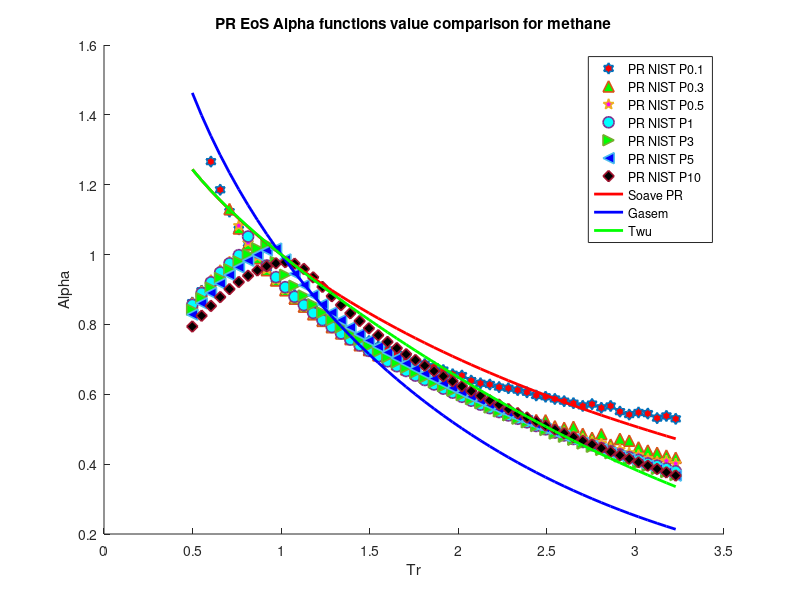

Recreate this plot in MATLAB.
clear 
clc
load methane_rho_different_pressure_data.mat
%PR methane
P = [0.1E6,0.3E6,0.5E6,1E6,3E6,5E6,10E6]; %pa
omega = 0.0115; %Acentric factor
Tc = 190.56; %K
Pc = 4599200; %Pa
R = 8.31446 %J/K*mol
b = 0.07780*(R*Tc/Pc);
a = 0.45724*(((R^2)*(Tc^2))/Pc);
T = 95; %k
M = 16.04/1000; %kg/mol
S1=0.37464+1.54226*omega-0.26992*omega^2;
for i = 1:1:53
   Tr=T/Tc;
   Tr_list(i)=Tr;
   for j = 1:1:7
       Vm(i,j) = M/rho(i,j);
   end
   alpha_0(i) = (Tr)^(-0.171813)*exp(0.125283*(1-(Tr)^(1.77634)));
   alpha_1(i) = (Tr)^(-0.607352)*exp(0.511614*(1-(Tr)^(2.20517)));
   alpha_PR_01(i) = ((R*T)/(Vm(i,1)-b)-P(1))*((Vm(i,1)^2+2*b*Vm(i,1)-b^2)/a);
   alpha_PR_03(i) = ((R*T)/(Vm(i,2)-b)-P(2))*((Vm(i,2)^2+2*b*Vm(i,2)-b^2)/a);
   alpha_PR_05(i) = ((R*T)/(Vm(i,3)-b)-P(3))*((Vm(i,3)^2+2*b*Vm(i,3)-b^2)/a);
   alpha_PR_1(i) = ((R*T)/(Vm(i,4)-b)-P(4))*((Vm(i,4)^2+2*b*Vm(i,4)-b^2)/a);
   alpha_PR_3(i) = ((R*T)/(Vm(i,5)-b)-P(5))*((Vm(i,5)^2+2*b*Vm(i,5)-b^2)/a);
   alpha_PR_5(i) = ((R*T)/(Vm(i,6)-b)-P(6))*((Vm(i,6)^2+2*b*Vm(i,6)-b^2)/a);
   alpha_PR_10(i) = ((R*T)/(Vm(i,7)-b)-P(7))*((Vm(i,7)^2+2*b*Vm(i,7)-b^2)/a);
   alpha_soave_PR(i) =(1+S1*(1-sqrt(Tr)))^2;
   alpha_Gasem(i) = exp((2.019+0.811*Tr)*(1-(Tr)^0.2453));
   alpha_twu(i) = alpha_0(i)+omega*(alpha_1(i)-alpha_0(i));
   Temp(i)=T;
   T = T+10;
end
hold on
plot(Tr_list,alpha_PR_01,'h','MarkerSize',8,'MarkerFaceColor','r','LineWidth',1.2)
plot(Tr_list,alpha_PR_03,'^','MarkerSize',8,'MarkerFaceColor','g','LineWidth',1.2)
plot(Tr_list,alpha_PR_05,'p','MarkerSize',8,'MarkerFaceColor','m','LineWidth',1.2)
plot(Tr_list,alpha_PR_1,'o','MarkerSize',8,'MarkerFaceColor','c','LineWidth',1.2)
plot(Tr_list,alpha_PR_3,'>','MarkerSize',8,'MarkerFaceColor','g','LineWidth',1.2)
plot(Tr_list,alpha_PR_5,'<','MarkerSize',8,'MarkerFaceColor','b','LineWidth',1.2)
plot(Tr_list,alpha_PR_10,'d','MarkerSize',8,'MarkerFaceColor','k','LineWidth',1.2)
plot(Tr_list,alpha_soave_PR,'r','LineWidth',2)
plot(Tr_list,alpha_Gasem,'b','LineWidth',2)
plot(Tr_list,alpha_twu,'g','LineWidth',2)
hold off
legend('PR NIST P0.1','PR NIST P0.3','PR NIST P0.5','PR NIST P1','PR NIST P3','PR NIST P5','PR NIST P10','Soave PR','Gasem','Twu')
xlabel('Tr')
ylabel('Alpha')
title('PR EoS Alpha functions value comparison for methane')
